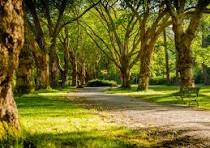
#> input picture Photos/park.jpg, 210 x 148 px
$ python basic.py
#> lines starting #> are read from the running program, lines starting #| are printed output that depends on the picture; after the words box and inside, x2 and y2 are one past the last pixel; in counts of white or black regions, pixels touching at a corner belong together
import cv2 as cv

# ---- convert photo to grey scale

img = cv.imread('Photos/park.jpg')
#> img is the input picture: shape (148, 210, 3); mean B, G, R 39.8, 107.8, 114.1
gray = cv.cvtColor(img,cv.COLOR_BGR2GRAY)
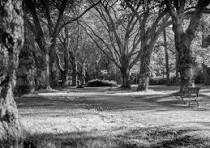
#> gray: shape (148, 210); min 1, max 251, mean 102
cv.imshow('gray',gray)

# ------- Blur

blur = cv.GaussianBlur(img,(7,7),cv.BORDER_DEFAULT) # 7 for blur
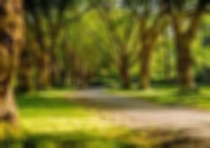
#> blur: shape (148, 210, 3); mean B, G, R 39.8, 107.8, 114.1
cv.imshow('blur',blur)


# ------ Edges detection

canny = cv.Canny(img,125,200)
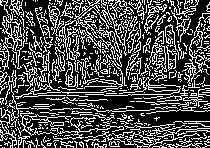
#> canny: shape (148, 210); 30.3% white in thin lines or dots
cv.imshow('canny',canny)

# --- dialated image
dialated = cv.dilate(canny,(7,7),iterations=3)
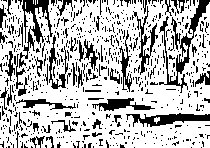
#> dialated: shape (148, 210); 72.7% white; 669 black regions (614 under 20 px), largest, box (x1, y1, x2, y2) and area: (159, 0, 210, 93) 812, (19, 0, 53, 68) 699, (126, 113, 210, 127) 595
cv.imshow('dialated',dialated)

# ------eroded image
erod = cv.erode(dialated,(7,7),iterations=3)
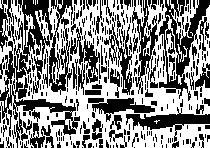
#> erod: shape (148, 210); 53% white; 309 black regions (246 under 20 px), largest, box (x1, y1, x2, y2) and area: (0, 0, 80, 137) 3855, (159, 0, 210, 101) 1721, (126, 107, 210, 142) 945
cv.imshow('erod',erod)
cv.waitKey(0)

$ run again, with Photos/bostan.jpg copied over Photos/park.jpg
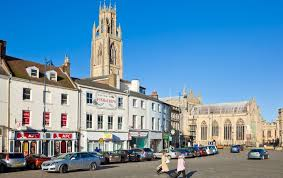
#> input picture Photos/bostan.jpg, 283 x 178 px
#> img is the input picture: shape (178, 283, 3); mean B, G, R 173.3, 145.8, 105.2
#> `canny = cv.Canny(img,125,200)`:
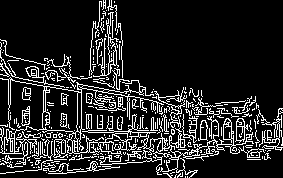
#> canny: shape (178, 283); 15.2% white in thin lines or dots
#> dialated: shape (178, 283); 33.8% white; 5 white regions (4 under 20 px), largest, box (x1, y1, x2, y2) and area: (0, 0, 283, 178) 16999
#> `erod = cv.erode(dialated,(7,7),iterations=3)`:
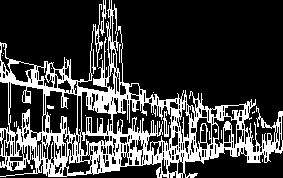
#> erod: shape (178, 283); 23.7% white; 26 white regions (20 under 20 px), largest, box (x1, y1, x2, y2) and area: (0, 0, 283, 178) 11617, (100, 0, 107, 36) 88, (163, 111, 169, 137) 72, (92, 49, 96, 74) 32, (47, 105, 54, 109) 23, (119, 44, 121, 63) 21

$ run again, with Photos/cat.jpg copied over Photos/park.jpg
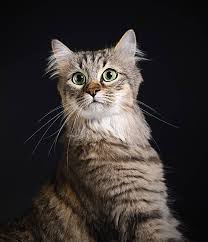
#> input picture Photos/cat.jpg, 208 x 242 px
#> img is the input picture: shape (242, 208, 3); mean B, G, R 48.3, 50.7, 56.5
#> `canny = cv.Canny(img,125,200)`:
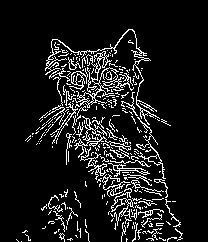
#> canny: shape (242, 208); 10.1% white in thin lines or dots, all inside (x1, y1, x2, y2) = (16, 29, 183, 242)
#> dialated: shape (242, 208); 24.7% white; 30 white regions (14 under 20 px), largest, box (x1, y1, x2, y2) and area: (35, 29, 183, 242) 11343, (48, 195, 66, 242) 379, (66, 207, 78, 233) 87
#> `erod = cv.erode(dialated,(7,7),iterations=3)`:
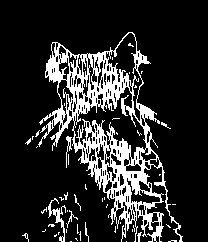
#> erod: shape (242, 208); 16.5% white; 53 white regions (45 under 20 px), largest, box (x1, y1, x2, y2) and area: (38, 32, 183, 242) 7586, (48, 198, 66, 242) 210, (66, 136, 72, 168) 65
